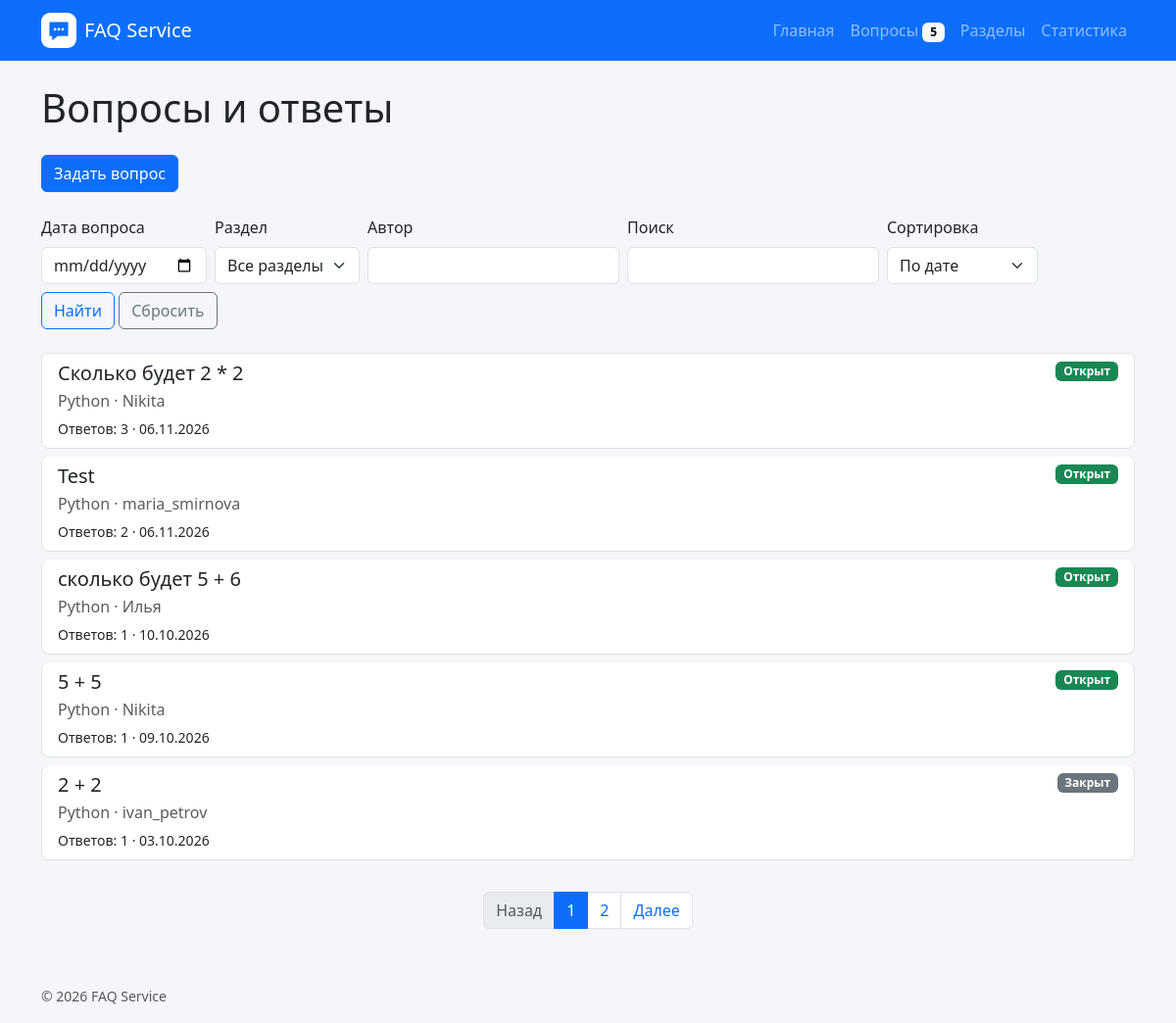
Page /faq/ on the earlier database version.
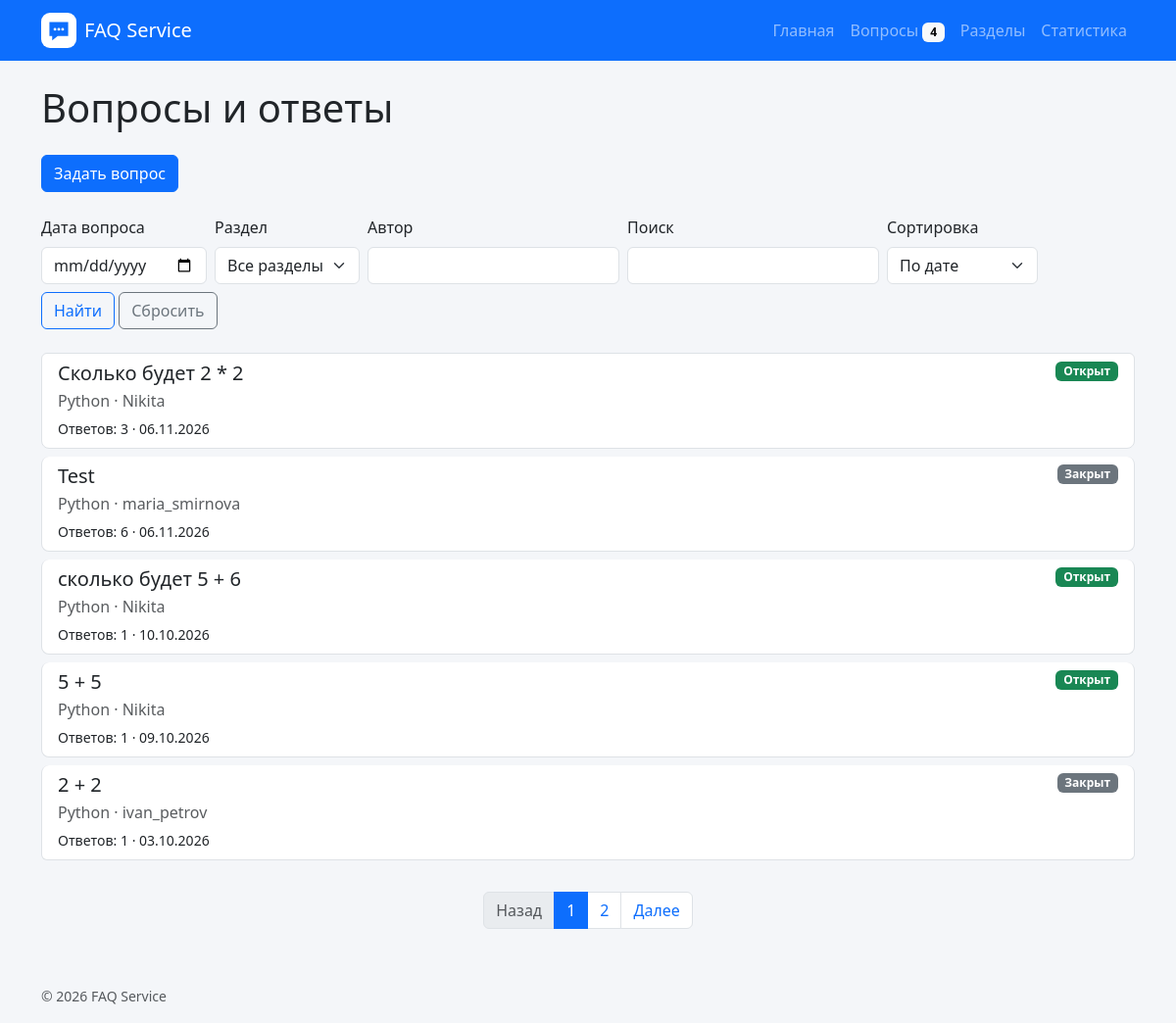
Same page on the later database version.
### faq_web/models.py (models this page shows, shortened)
class Question(models.Model):
    class Status(models.TextChoices):
        OPEN = "open", "Открыт"
        CLOSED = "closed", "Закрыт"
    objects = QuestionManager()
    section = models.ForeignKey(
        Section,
        on_delete=models.PROTECT,  # запрет удаления если есть ссылка
        related_name="questions",  # Имя обратной связи.
        null=False,
        blank=False,
        verbose_name="Раздел",
    )
    author = models.ForeignKey(
        User,
        on_delete=models.PROTECT,
        related_name="authored_questions",
        null=False,
        blank=False,
        verbose_name="Автор",
    )
    title = models.CharField(
        max_length=200,
        null=False,
        blank=False,
        verbose_name="Заголовок",
    )
    slug = models.SlugField(
        max_length=220,
        unique=True,
        editable=False,
        verbose_name="URL-идентификатор",
    )
    text = models.TextField(
        null=False,
        blank=False,
        verbose_name="Текст",
    )
    image = models.ImageField(
        upload_to="questions/",
        blank=True,
        verbose_name="Изображение",
    )
    created_at = models.DateField(
        default=date.today,
        null=False,
        blank=False,
        verbose_name="Дата",
    )
    status = models.CharField(
        max_length=6,
        choices=Status.choices,  # Open / Closed
        default=Status.OPEN,
        null=False,
        blank=False,
        verbose_name="Статус",
    )
    class Meta:
        ordering = ["-created_at", "-pk"]
        verbose_name = "Вопрос"
        verbose_name_plural = "Вопросы"
    def get_absolute_url(self) -> str:
        return reverse("faq:detail", kwargs={"slug": self.slug})

### faq_web/views.py (the view, shortened to what this page needs)
# urls.py: path("", views.question_list, name="list"),
def question_list(request):
    filter_data = request.GET.copy()
    filter_data.setdefault("sort", "date")
    filter_form = QuestionFilterForm(filter_data)
    filters_are_valid = filter_form.is_valid()
    filters = filter_form.cleaned_data if filters_are_valid else {}
    sort = filters.get("sort") or "date"
    sort_fields = {
        "date": "-created_at",
        "title": "title",
        "section": "section__name",
        "author": "author__name",
    }
    questions = _questions_with_answers().annotate(
        section_name=F("section__name"),
        author_name=F("author__name"),
        answer_count=Count("answers", distinct=True),
    )
    if not filters_are_valid:
        questions = questions.none()
    else:
        question_date = filters.get("date")
        section = filters.get("section")
        author_name = filters.get("author", "")
        search_query = filters.get("q", "")
        if question_date:
            questions = questions.filter(created_at=question_date)
        if section:
            questions = questions.filter(section=section)
        if author_name:
            questions = questions.filter(author__name__icontains=author_name)
    questions = questions.order_by(sort_fields.get(sort, "-created_at"), "pk")
    page_obj = Paginator(questions, 5).get_page(request.GET.get("page"))
    return render(
        request,
        "faq_web/question_list.html",
        {
            "questions": page_obj,
            "page_obj": page_obj,
            "filter_form": filter_form,
            "sort": sort,
        },
    )

### faq_web/context_processors.py (called while the page is built)
def faq_context(request):
    return {
        "site_name": "FAQ Service",
        "open_questions_count": Question.objects.open().count(),
    }

### faq_web/models.py (called while the page is built)
    def __str__(self) -> str:
        return self.name

    def open(self):
        return self.filter(status=self.model.Status.OPEN)

### faq_web/views.py (called while the page is built)
def _questions_with_answers():
    return Question.objects.select_related(
        "section",
        "author",
    ).prefetch_related(
        Prefetch(
            "answers",
            queryset=Answer.objects.select_related("author").order_by("pk"),
        )
    )

### templates/faq_web/question_list.html (shortened to what the changed rows need)
{% extends "base.html" %}
{% block content %}
<h1 class="mb-4">Вопросы и ответы</h1>
{% if questions %}
    <div class="list-group">
        {% for question in questions %}
            <a
                class="list-group-item list-group-item-action"
                href="{{ question.get_absolute_url }}"
            >
                <div class="d-flex justify-content-between gap-3">
                    <h2 class="h5 mb-1">
                        {{ question.title|default:"Без заголовка" }}
                    </h2>
                    {% include "faq_web/includes/question_status.html" with question=question %}
                </div>
                <p class="mb-1 text-body-secondary">
                    {{ question.section_name }} · {{ question.author_name }}
                </p>
                <small>
                    Ответов: {{ question.answer_count }} ·
                    {{ question.created_at|date:"d.m.Y" }}
                </small>
            </a>
        {% endfor %}
    </div>
{% else %}
    <p class="text-body-secondary">Пока нет вопросов.</p>
{% endif %}
{% endblock %}

### templates/faq_web/includes/question_status.html
<span class="badge align-self-start {% if question.status == 'open' %}text-bg-success{% else %}text-bg-secondary{% endif %}">
    {% if question.status == "open" %}Открыт{% else %}Закрыт{% endif %}
</span>

Differences in the rows shown:
changed Question "Test": answer_count "2" → "6"; status "Открыт" → "Закрыт"
changed Question "сколько будет 5 + 6": author_name "Илья" → "Nikita"
Other differences:
{{ open_questions_count }}: "5" → "4"
